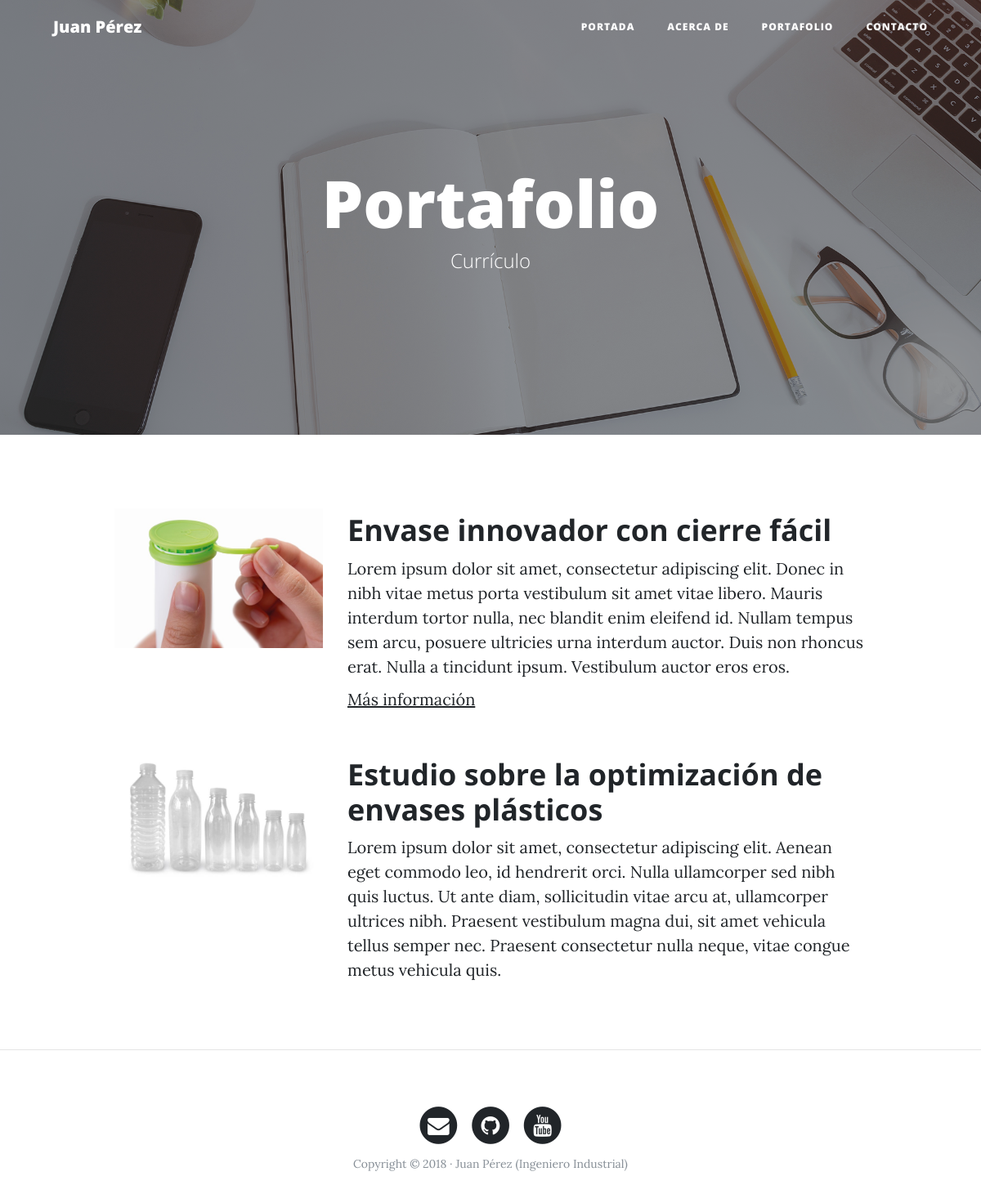
The page /portfolio/ on the database its author committed.
### portfolio/models.py (models this page shows, shortened)
class Project(models.Model):
    title = models.CharField(max_length=200, verbose_name="Título")
    description = models.TextField(verbose_name="Descripción")
    image = models.ImageField(verbose_name="Imagen", upload_to="projects")
    link = models.URLField(verbose_name="Dirección Web", null=True, blank=True)
    created = models.DateTimeField(auto_now_add=True, verbose_name="Fecha de creación")
    updated = models.DateTimeField(auto_now=True, verbose_name="Fecha de edición")
    class Meta:
        verbose_name = "proyecto"
        verbose_name_plural = "proyectos"
        ordering = ["-created"]

### portfolio/views.py (the view)
# urls.py: path('portfolio/', portfolio_views.portfolio, name="portfolio"),
def portfolio(request):
    projects = Project.objects.all()
    return render(request, "portfolio/portfolio.html", {'projects':projects})

### portfolio/templates/portfolio/portfolio.html (shortened to what this page needs)
{% extends 'core/base.html' %}
{% block background %}{% load static %}{% static 'core/img/portfolio-bg.jpg' %}{% endblock %}
{% block headers %}
<h1>Portafolio</h1>
<span class="subheading">Currículo</span>
{% endblock %}
{% block content %}
    {% for project in projects %}
        <div class="row project">
            <div class="col-lg-3 col-md-4 offset-lg-1">
                    <img class="img-fluid" src="{{project.image.url}}" alt="">
            </div>
            <div class="col-lg-7 col-md-8">
                <h2 class="section-heading title">{{project.title}}</h2>
                <p>{{project.description}}</p>
                {% if project.link %}
                    <p><a href="{{project.link}}">Más información</a></p>
                {% endif %}
            </div>
        </div>
    {% endfor %}
{% endblock %}

### rows shown on the page
Project: image (picture), title "Envase innovador con cierre fácil", description "Lorem ipsum dolor sit amet, consectetur adipiscing elit. Donec in nibh vitae metus porta vestibulum sit amet vitae libero. Mauris interdum tortor nulla, nec blandit enim eleifend id. Nullam tempus sem arcu, posuere ultricies urna interdum auctor. Duis non rhoncus erat. Nulla a tincidunt ipsum. Vestibulum auctor eros eros."
Project: image (picture), title "Estudio sobre la optimización de envases plásticos", description "Lorem ipsum dolor sit amet, consectetur adipiscing elit. Aenean eget commodo leo, id hendrerit orci. Nulla ullamcorper sed nibh quis luctus. Ut ante diam, sollicitudin vitae arcu at, ullamcorper ultrices nibh. Praesent vestibulum magna dui, sit amet vehicula tellus semper nec. Praesent consectetur nulla neque, vitae congue metus vehicula quis."
